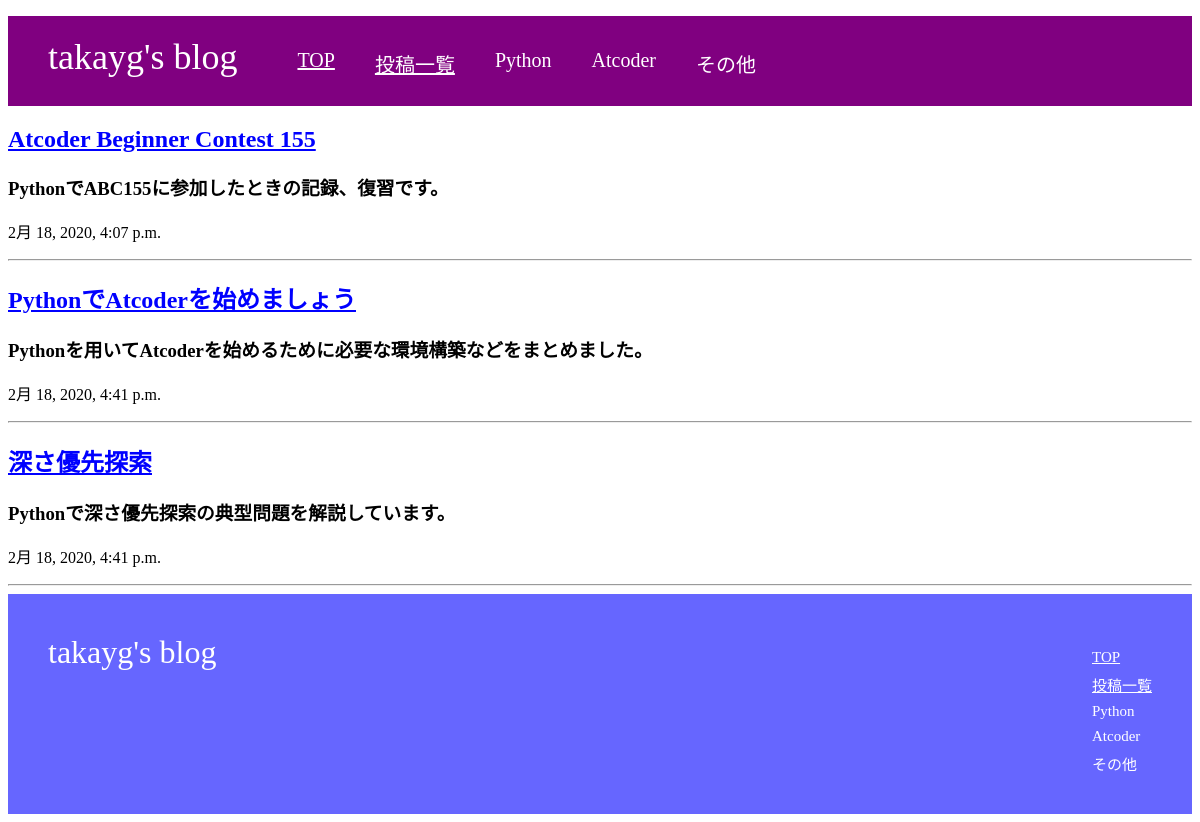
Page /blog_list/ on the committed database.
### blog/models.py (models this page shows, shortened)
class Post(models.Model):
    title = models.CharField(max_length=200)
    explanation = models.CharField(max_length=200, null=True)
    text = MarkdownxField('Contents', help_text='To Write with Markdown format')
    created_date = models.DateTimeField(default=timezone.now)
    published_date = models.DateTimeField(blank=True, null=True)

### blog/views.py (the view)
# urls.py: path('blog_list/', views.BlogListView.as_view(), name="blog_list"),
class BlogListView(generic.ListView):
    model = Post
    template_name = 'blog_list.html'
    context_object_name = 'blog_list'
    paginate_by = 5
    def get_queryset(self):
        blogs = Post.objects.filter(published_date__lte=timezone.now()).order_by('published_date')
        return blogs

### blog/templates/blog_list.html (shortened to what this page needs)
{% load static %}
<!DOCTYPE html>
<html>
    <head>
    <link rel="stylesheet" href="{% static 'css/stylesheet.css' %}" type="text/css">
    </head>
    <body>
        <div class="header">
            <div class="header-logo">takayg's blog</div>
            <div class="header-list">
                <ul>
                    <li><a href="{% url 'blog:index' %}" class="white-link">TOP</a></li>
                    <li><a href="{% url 'blog:blog_list' %}" class="white-link">投稿一覧</a></li>
                    <li>Python</li>
                    <li>Atcoder</li>
                    <li>その他</li>
                </ul>
            </div>
        </div>
        <div class="container">
            <div class="row">
                <div class="my-div-style w-100">
                    <div class="col-lg-8 col-md-10 mx-auto">
                        {% for blog in blog_list %}
                            <div class="post-preview">
                                <a href="{% url 'blog:blog_detail' blog.pk %}">
                                <h2 class="blog-title">
                                    {{ blog.title }}
                                </h2>
                                </a>
                                <h3 class="blog-subtitle">
                                    {{ blog.explanation }}
                                </h3>
                                <p class="blog-meta">{{ blog.created_date }}</p>
                            </div>
                            <hr>
                        {% empty %}
                            <p>日記がありません。</p>
                        {% endfor %}
                    </div>
                </div>
            </div>
        </div>
        <div class="footer">
            <div class="footer-logo">takayg's blog</div>
            <div class="footer-list">
              <ul>
                <li><a href="{% url 'blog:index' %}" class="white-link">TOP</a></li>
                <li><a href="{% url 'blog:blog_list' %}" class="white-link">投稿一覧</a></li>
                <li>Python</li>
                <li>Atcoder</li>
                <li>その他</li>
              </ul>
            </div>
        </div>
    </body>
</html>

### static/css/stylesheet.css (style rules this page uses)
.header { background-color: #800080; color: #fff; height: 90px; }
.header-logo { float: left; font-size: 36px; padding: 20px 40px; font-family: 'Lobster', cursive; }
.header-list li { float: left; padding: 33px 20px; font-size: 20px; list-style: none; }
.white-link { color: #fff; }
.footer { color: #fff; background-color: #6666FF; height: 140px; padding: 40px; }
.footer-logo { font-size: 32px; float: left; font-family: 'Lobster', cursive; }
.footer-list { float: right; font-size: 15px; }
.footer-list li { padding-bottom: 8px; list-style: none; }
.container { min-height: 300px; }
.container a { color: blue; }

### rows in the picture
Post: title "Atcoder Beginner Contest 155", explanation "PythonでABC155に参加したときの記録、復習です。", created_date "2月 18, 2020, 4:07 p.m."
Post: title "PythonでAtcoderを始めましょう", explanation "Pythonを用いてAtcoderを始めるために必要な環境構築などをまとめました。", created_date "2月 18, 2020, 4:41 p.m."
Post: title "深さ優先探索", explanation "Pythonで深さ優先探索の典型問題を解説しています。", created_date "2月 18, 2020, 4:41 p.m."
